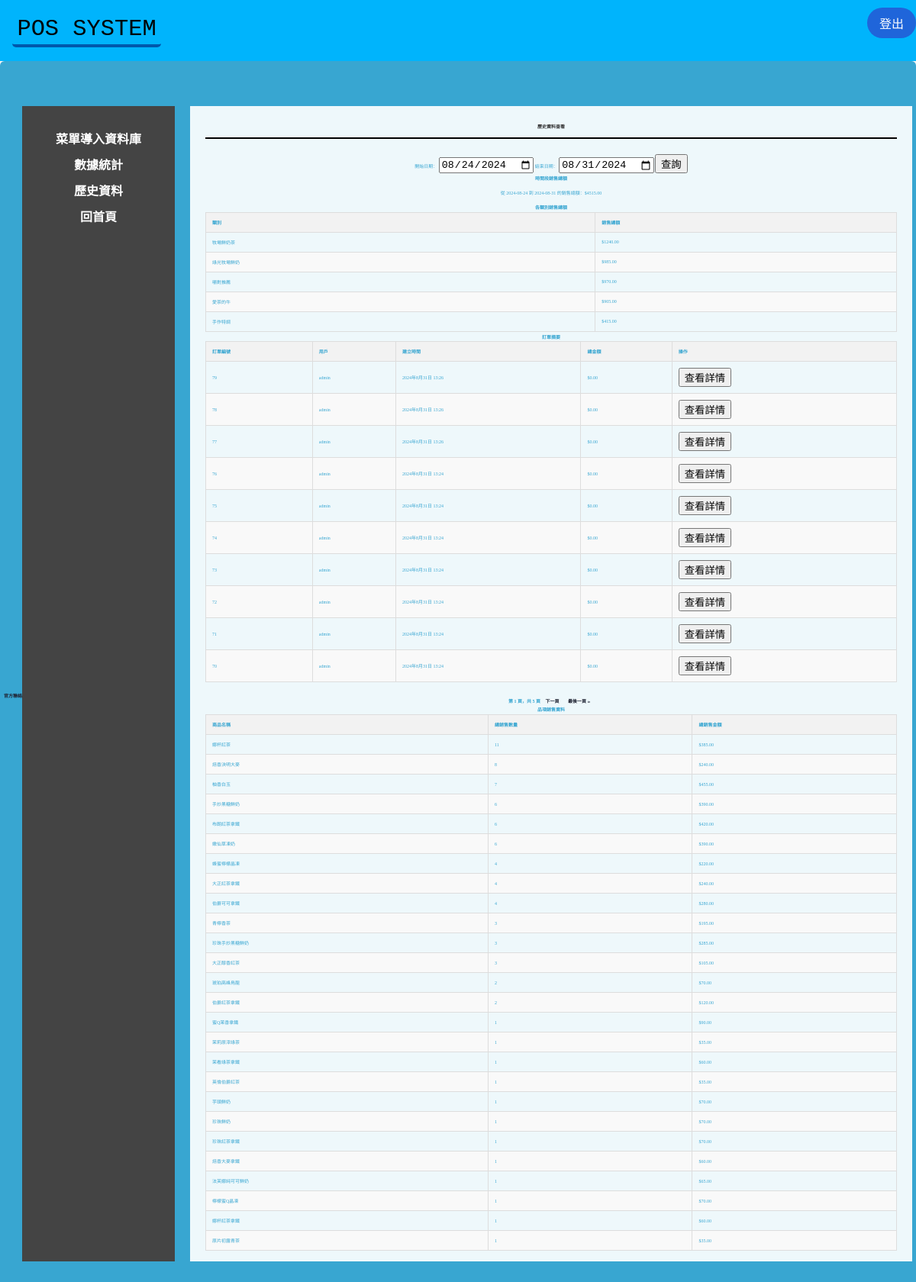
Page /history/ (signed in) on the committed database.
### pos_system/models.py (models this page shows, shortened)
class Category(models.Model):
    name = models.CharField(max_length=100)

class Order(models.Model):
    user = models.ForeignKey(User, on_delete=models.CASCADE)
    created_at = models.DateTimeField(auto_now_add=True)

class Product(models.Model):
    name = models.CharField(max_length=100)
    description = models.TextField()
    category = models.ForeignKey(Category, on_delete=models.CASCADE)
    price = models.DecimalField(max_digits=10, decimal_places=2, default=0)

### pos_system/views.py (the view)
# urls.py: path('history/', views.history_view, name='history'),   #歷史訂單
@login_required
@user_passes_test(is_staff)
def history_view(request):
    start_date = request.GET.get('start_date')
    end_date = request.GET.get('end_date')
    if not start_date or not end_date:
        end_date = timezone.now().date()
        start_date = end_date - timedelta(days=7)
    else:
        start_date = timezone.datetime.strptime(start_date, "%Y-%m-%d").date()
        end_date = timezone.datetime.strptime(end_date, "%Y-%m-%d").date()
    orders = Order.objects.filter(created_at__date__range=[start_date, end_date]).order_by('-created_at')
    paginator = Paginator(orders, 10)  # 每頁顯示10個訂單
    page_number = request.GET.get('page')
    page_obj = paginator.get_page(page_number)
    sales_data = OrderItem.objects.filter(order__created_at__date__range=[start_date, end_date]) \
        .values('product__name') \
        .annotate(total_quantity=Sum('quantity'), total_sales=Sum(F('quantity') * F('price'))) \
        .order_by('-total_quantity')
    total_sales = OrderItem.objects.filter(order__created_at__date__range=[start_date, end_date]) \
        .aggregate(total_sales=Sum(F('quantity') * F('price')))['total_sales'] or 0
    category_sales = OrderItem.objects.filter(order__created_at__date__range=[start_date, end_date]) \
        .values('product__category__name') \
        .annotate(total_sales=Sum(F('quantity') * F('price'))) \
        .order_by('-total_sales')
    context = {
        'page_obj': page_obj,
        'sales_data': sales_data,
        'start_date': start_date,
        'end_date': end_date,
        'total_sales': total_sales,
        'category_sales': category_sales,
    }
    return render(request, 'pos_system/history.html', context)

### pos_system/views.py (called while the page is built)
def is_staff(user):
    return user.is_staff

### pos_system/templates/pos_system/history.html (shortened to what this page needs)
{% extends './base.html' %}
{%block list%}
<li>
    <a href="{% url 'uncategorized_items' %}">菜單導入資料庫</a>
</li>
<li>
 <a href="/statistics/"> 數據統計 </a>
</li>
<li>
 <a href="{% url 'history' %}">歷史資料</a>
</li>
<li>
    <a href="/"> 回首頁 </a>
</li>
{% endblock %}
{% block body %}
<h2>歷史資料查看</h2>
<form method="get">
    <label for="start_date">開始日期：</label>
    <input type="date" id="start_date" name="start_date" value="{{ start_date|date:'Y-m-d' }}">
    <label for="end_date">結束日期：</label>
    <input type="date" id="end_date" name="end_date" value="{{ end_date|date:'Y-m-d' }}">
    <button type="submit">查詢</button>
</form>
<h3>時間段銷售總額</h3>
<p>從 {{ start_date|date:'Y-m-d' }} 到 {{ end_date|date:'Y-m-d' }} 的銷售總額：${{ total_sales|floatformat:2 }}</p>
<h3>各類別銷售總額</h3>
<table class="history-table">
    <thead>
        <tr>
            <th>類別</th>
            <th>銷售總額</th>
        </tr>
    </thead>
    <tbody>
        {% for category in category_sales %}
        <tr>
            <td>{{ category.product__category__name }}</td>
            <td>${{ category.total_sales|floatformat:2 }}</td>
        </tr>
        {% empty %}
        <tr>
            <td colspan="2">沒有找到類別銷售資料</td>
        </tr>
        {% endfor %}
    </tbody>
</table>
<h3>訂單摘要</h3>
<table class="history-table">
    <thead>
        <tr>
            <th>訂單編號</th>
            <th>用戶</th>
            <th>建立時間</th>
            <th>總金額</th>
            <th>操作</th>
        </tr>
    </thead>
    <tbody>
        {% for order in page_obj %}
        <tr>
            <td>{{ order.id }}</td>
            <td>{{ order.user.username }}</td>
            <td>{{ order.created_at }}</td>
            <td>${{ order.orderitem_set.aggregate.total_price.total_price__sum|default:0|floatformat:2 }}</td>
            <td>
                <button onclick="showOrderDetails({{ order.id }})">查看詳情</button>
            </td>
        </tr>
        {% empty %}
        <tr>
            <td colspan="5">沒有找到訂單</td>
        </tr>
        {% endfor %}
    </tbody>
</table>
<div class="pagination">
    <span class="step-links">
        <span class="current">
            第 {{ page_obj.number }} 頁，共 {{ page_obj.paginator.num_pages }} 頁
        </span>
        {% if page_obj.has_next %}
            <a href="?page={{ page_obj.next_page_number }}&start_date={{ start_date|date:'Y-m-d' }}&end_date={{ end_date|date:'Y-m-d' }}">下一頁</a>
            <a href="?page={{ page_obj.paginator.num_pages }}&start_date={{ start_date|date:'Y-m-d' }}&end_date={{ end_date|date:'Y-m-d' }}">最後一頁 &raquo;</a>
        {% endif %}
    </span>
</div>
<h3>品項銷售資料</h3>
<table class="history-table">
    <thead>
        <tr>
            <th>商品名稱</th>
            <th>總銷售數量</th>
            <th>總銷售金額</th>
        </tr>
    </thead>
    <tbody>
        {% for item in sales_data %}
        <tr>
            <td>{{ item.product__name }}</td>
            <td>{{ item.total_quantity }}</td>
            <td>${{ item.total_sales|floatformat:2 }}</td>
        </tr>
        {% empty %}
        <tr>
            <td colspan="3">沒有找到銷售資料</td>
        </tr>
        {% endfor %}
    </tbody>
</table>
{% endblock %}

### static/css/style.css (style rules this page uses)
html, body, * { cursor: url('https://cur.cursors-4u.net/smilies/images1/smi52.gif') 30 30, default; }
a, button, input, select, textarea, div[role="button"], iframe { cursor: url('https://cur.cursors-4u.net/smilies/images1/smi52.gif') 30 30, default; }
* { cursor: url('https://cur.cursors-4u.net/smilies/images1/smi52.gif') 30 30, default; }
body, html { font-family: Arial, sans-serif; margin: 0; padding: 0; display: flex; flex-direction: column; height: 100%; background-color: #f4f4f4; }
html, body { margin: 0; min-height: 100%; background-color: #f2f2f2; }
nav ul li { margin: 10px 0; }
nav ul li a { color: #fff; text-decoration: none; font-size: 10em; }
h2 { color: #333; border-bottom: 2px solid #000000; padding-bottom: 10px; margin-bottom: 20px; }
p { margin: 10px 0; }
:root { --card-height: repeat(auto-fit, minmax(200px, 1fr)); --card-width: repeat(auto-fit, minmax(200px, 1fr)); }
a { color: #212534; text-decoration: none; font-family: sans-serif; font-weight: bold; margin-top: 2rem; }
body { background-image: url("https://s1.aigei.com/src/img/gif/e9/e9fb610404e5498aa5ad7f188d1a5eff.gif?e=1735488000&token=P7S2Xpzfz11vAkASLTkfHN7Fw-oOZBecqeJaxypL:mPeIS8BABwBQEvrDvcB6VYJ3G68="); background-size: cover; background-attachment: fixed; }
.history-table { width: 100%; border-collapse: collapse; }
.history-table th, .history-table td { border: 1px solid #ddd; padding: 8px; text-align: left; }
.history-table th { background-color: #f2f2f2; }
.history-table tr:nth-child(even) { background-color: #f9f9f9; }
.pagination { margin-top: 20px; text-align: center; }
.step-links a { margin: 0 5px; }
.current { font-weight: bold; }

### rows in the picture
Category: product__category__name "牧場鮮奶茶", total_sales "1240.00"
Category: product__category__name "綠光牧場鮮奶", total_sales "985.00"
Category: product__category__name "嚼對推薦", total_sales "970.00"
Category: product__category__name "愛茶的牛", total_sales "905.00"
Category: product__category__name "手作特調", total_sales "415.00"
Order: id "79", user.username "admin", created_at "2024年8月31日 13:26", orderitem_set.aggregate.total_price.total_price__sum "0.00"
Order: id "78", user.username "admin", created_at "2024年8月31日 13:26", orderitem_set.aggregate.total_price.total_price__sum "0.00"
Order: id "77", user.username "admin", created_at "2024年8月31日 13:26", orderitem_set.aggregate.total_price.total_price__sum "0.00"
Order: id "76", user.username "admin", created_at "2024年8月31日 13:24", orderitem_set.aggregate.total_price.total_price__sum "0.00"
Order: id "75", user.username "admin", created_at "2024年8月31日 13:24", orderitem_set.aggregate.total_price.total_price__sum "0.00"
Order: id "74", user.username "admin", created_at "2024年8月31日 13:24", orderitem_set.aggregate.total_price.total_price__sum "0.00"
Order: id "73", user.username "admin", created_at "2024年8月31日 13:24", orderitem_set.aggregate.total_price.total_price__sum "0.00"
Order: id "72", user.username "admin", created_at "2024年8月31日 13:24", orderitem_set.aggregate.total_price.total_price__sum "0.00"
Order: id "71", user.username "admin", created_at "2024年8月31日 13:24", orderitem_set.aggregate.total_price.total_price__sum "0.00"
Order: id "70", user.username "admin", created_at "2024年8月31日 13:24", orderitem_set.aggregate.total_price.total_price__sum "0.00"
Product: product__name "娜杯紅茶", total_quantity "11", total_sales "385.00"
Product: product__name "焙香決明大麥", total_quantity "8", total_sales "240.00"
Product: product__name "柚香白玉", total_quantity "7", total_sales "455.00"
Product: product__name "手炒黑糖鮮奶", total_quantity "6", total_sales "390.00"
Product: product__name "布朗紅茶拿鐵", total_quantity "6", total_sales "420.00"
Product: product__name "嫩仙草凍奶", total_quantity "6", total_sales "390.00"
Product: product__name "蜂蜜檸檬晶凍", total_quantity "4", total_sales "220.00"
Product: product__name "大正紅茶拿鐵", total_quantity "4", total_sales "240.00"
Product: product__name "伯爵可可拿鐵", total_quantity "4", total_sales "280.00"
Product: product__name "青檸香茶", total_quantity "3", total_sales "195.00"
Product: product__name "珍珠手炒黑糖鮮奶", total_quantity "3", total_sales "285.00"
Product: product__name "大正醇香紅茶", total_quantity "3", total_sales "105.00"
Product: product__name "琥珀高峰鳥龍", total_quantity "2", total_sales "70.00"
Product: product__name "伯爵紅茶拿鐵", total_quantity "2", total_sales "120.00"
Product: product__name "蜜Q茉香拿鐵", total_quantity "1", total_sales "90.00"
Product: product__name "茉莉原滓綠茶", total_quantity "1", total_sales "35.00"
Product: product__name "茉看綠茶拿鐵", total_quantity "1", total_sales "60.00"
Product: product__name "英倫伯爵紅茶", total_quantity "1", total_sales "35.00"
Product: product__name "芋頭鮮奶", total_quantity "1", total_sales "70.00"
Product: product__name "珍珠鮮奶", total_quantity "1", total_sales "70.00"
Product: product__name "珍珠紅茶拿鐵", total_quantity "1", total_sales "70.00"
Product: product__name "焙香大麥拿鐵", total_quantity "1", total_sales "60.00"
Product: product__name "法芙娜純可可鮮奶", total_quantity "1", total_sales "65.00"
Product: product__name "檸檬蜜Q晶凍", total_quantity "1", total_sales "70.00"
Product: product__name "娜杯紅茶拿鐵", total_quantity "1", total_sales "60.00"
Product: product__name "原片初露青茶", total_quantity "1", total_sales "35.00"

### other values in the picture
{{ start_date|date:'Y-m-d' }} "2024-08-24"
{{ end_date|date:'Y-m-d' }} "2024-08-31"
{{ total_sales|floatformat:2 }} "4515.00"
{{ page_obj.number }} "1"
{{ page_obj.paginator.num_pages }} "5"
